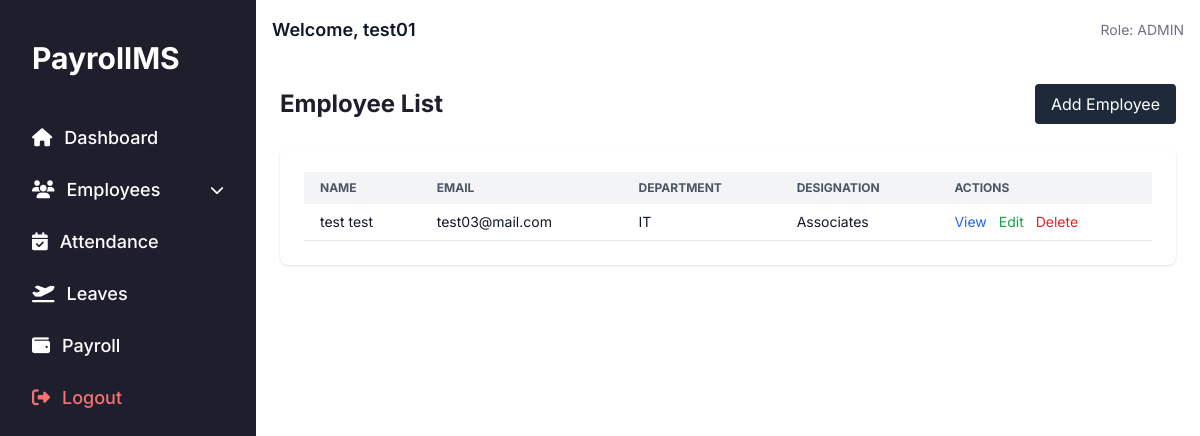
The page /employees/employees/ (signed in) on the database as committed earlier.
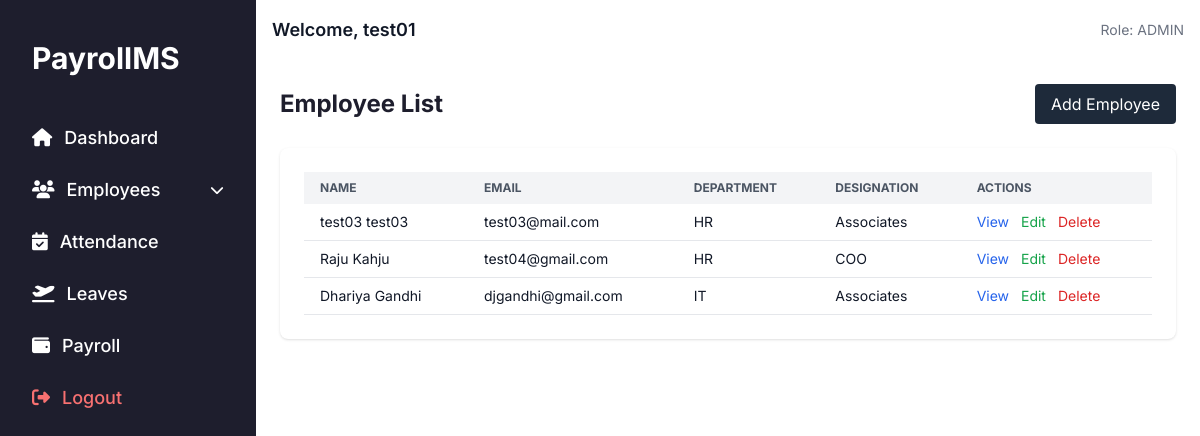
The same page on the database as committed later.
### users/models.py (models this page shows, shortened)
class User(AbstractUser):
    ROLE_CHOICES = (
        ('ADMIN', 'Admin'),
        ('HR', 'HR'),
        ('EMPLOYEE', 'Employee'),
    )
    role = models.CharField(max_length=10, choices=ROLE_CHOICES)

### employees/models.py (models this page shows, shortened)
class Employee(models.Model):
    user = models.OneToOneField(User, on_delete=models.CASCADE, related_name='employee')
    department = models.ForeignKey(Department, on_delete=models.SET_NULL, null=True)
    designation = models.ForeignKey(Designation, on_delete=models.SET_NULL, null=True)
    date_of_joining = models.DateField()
    contact_number = models.CharField(max_length=15)
    address = models.TextField()

class Department(models.Model):
    name = models.CharField(max_length=100)
    def __str__(self):
        return self.name

class Designation(models.Model):
    title = models.CharField(max_length=100)
    def __str__(self):
        return self.title

### employees/views.py (the view)
# urls.py: path('employees/', views.employee_list, name='employee_list'),
@login_required
@user_passes_test(is_admin)
def employee_list(request):
    employees = Employee.objects.select_related('user', 'department', 'designation').all()
    return render(request, 'employees/employee_list.html', {'employees': employees})

### employees/views.py (called while the page is built)
def is_admin(user):
    return user.is_authenticated and user.role == 'ADMIN'

### templates/employees/employee_list.html
{% extends 'dashboard/base_dashboard.html' %}
{% block content %}
<div class="flex justify-between items-center mb-6">
  <h1 class="text-2xl font-bold text-[#1e1e2d]">Employee List</h1>
  <a href="{% url 'employees:employee_create' %}" class="bg-[#1e2a3a] text-white px-4 py-2 rounded hover:bg-[#111b29]">Add Employee</a>
</div>
<div class="bg-white p-6 rounded-lg shadow">
  <table class="w-full text-sm">
    <thead class="bg-gray-100 text-gray-600 uppercase text-xs">
      <tr>
        <th class="px-4 py-2 text-left">Name</th>
        <th class="px-4 py-2 text-left">Email</th>
        <th class="px-4 py-2 text-left">Department</th>
        <th class="px-4 py-2 text-left">Designation</th>
        <th class="px-4 py-2 text-left">Actions</th>
      </tr>
    </thead>
    <tbody>
      {% for employee in employees %}
      <tr class="border-b">
        <td class="px-4 py-2">{{ employee.user.get_full_name }}</td>
        <td class="px-4 py-2">{{ employee.user.email }}</td>
        <td class="px-4 py-2">{{ employee.department }}</td>
        <td class="px-4 py-2">{{ employee.designation }}</td>
        <td class="px-4 py-2 space-x-2">
          <a href="{% url 'employees:employee_detail' employee.pk %}" class="text-blue-600 hover:underline">View</a>
          <a href="{% url 'employees:employee_edit' employee.pk %}" class="text-green-600 hover:underline">Edit</a>
          <a href="{% url 'employees:employee_delete' employee.pk %}" class="text-red-600 hover:underline">Delete</a>
        </td>
      </tr>
      {% empty %}
      <tr><td colspan="5" class="text-center py-4 text-gray-500">No employees found.</td></tr>
      {% endfor %}
    </tbody>
  </table>
</div>
{% endblock %}

### templates/dashboard/base_dashboard.html (shortened to what this page needs)
<!DOCTYPE html>
<html lang="en">
<head>
  <script src="https://cdn.tailwindcss.com"></script>
  <link
    rel="stylesheet"
    href="https://cdnjs.cloudflare.com/ajax/libs/font-awesome/6.5.0/css/all.min.css"
  />
</head>
<body class="bg-[#f3f4f6] text-[#111827]">
  <div class="flex h-screen overflow-hidden">
    <aside class="w-64 hidden md:block bg-[#1e1e2d] text-white p-4 shadow-lg">
      <div class="text-3xl font-bold px-4 py-6 text-white">PayrollMS</div>
      <nav class="space-y-2 mt-4 text-lg font-medium">
        <a href="#" class="sidebar-link flex items-center gap-3 px-4 py-2 rounded-lg transition duration-150 hover:bg-[#2a2a3c]">
          <i class="fas fa-home text-white"></i> Dashboard
        </a>
        <div class="sidebar-link px-4 py-2 rounded-lg transition duration-150 hover:bg-[#2a2a3c]">
  <div class="flex items-center justify-between cursor-pointer" onclick="toggleDropdown('employeeMenu')">
    <span class="flex items-center gap-3">
      <i class="fas fa-users text-white"></i> Employees
    </span>
    <i class="fas fa-chevron-down text-sm"></i>
  </div>
</div>
        <a href="#" class="sidebar-link flex items-center gap-3 px-4 py-2 rounded-lg transition duration-150 hover:bg-[#2a2a3c]">
          <i class="fas fa-calendar-check text-white"></i> Attendance
        </a>
        <a href="#" class="sidebar-link flex items-center gap-3 px-4 py-2 rounded-lg transition duration-150 hover:bg-[#2a2a3c]">
          <i class="fas fa-plane-departure text-white"></i> Leaves
        </a>
        <a href="#" class="sidebar-link flex items-center gap-3 px-4 py-2 rounded-lg transition duration-150 hover:bg-[#2a2a3c]">
          <i class="fas fa-wallet text-white"></i> Payroll
        </a>
        <a href="{% url 'users:logout' %}" class="sidebar-link flex items-center gap-3 px-4 py-2 rounded-lg text-red-400 hover:bg-red-900 transition duration-150">
          <i class="fas fa-sign-out-alt"></i> Logout
        </a>
      </nav>
    </aside>
    <div class="flex-1 flex flex-col overflow-hidden">
      <header class="flex justify-between items-center p-4 bg-white shadow">
        <h1 class="text-lg font-semibold">Welcome, {{ request.user.username }}</h1>
        <span class="text-sm text-gray-500">Role: {{ request.user.role }}</span>
      </header>
      <main class="flex-1 overflow-y-auto p-6 bg-white">
        {% block content %}{% endblock %}
      </main>
    </div>
  </div>
</body>
</html>

### templates/dashboard/base_dashboard.html (style rules this page uses)
body { font-family: 'Inter', sans-serif; }

Rows that differ between the two databases and show on the page:
changed Employee "test03@mail.com": user.get_full_name "test test" → "test03 test03"; department "IT" → "HR"
added Employee: user.get_full_name "Raju Kahju", user.email "test04@gmail.com", department "HR", designation "COO"
added Employee: user.get_full_name "Dhariya Gandhi", user.email "djgandhi@gmail.com", department "IT", designation "Associates"
